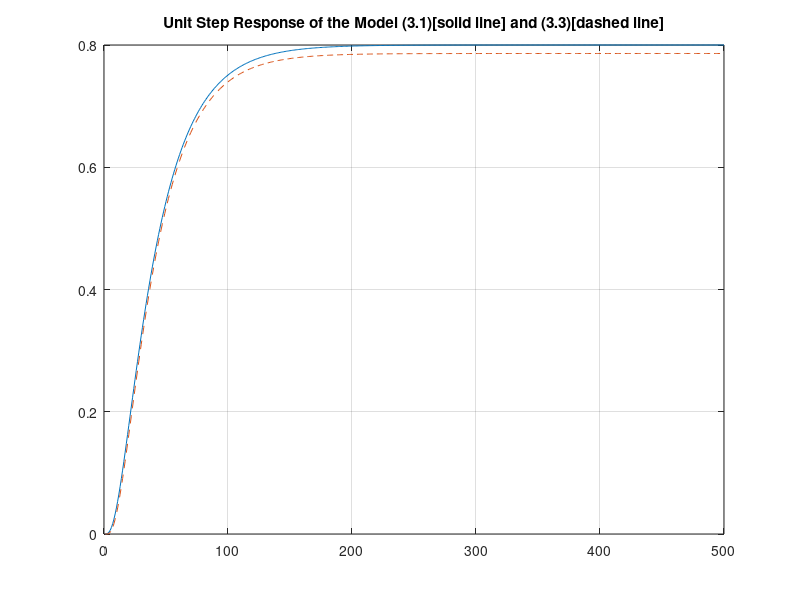

Reproduce this figure in MATLAB.
clc;
clear;
load step_response_31;
load step_response_32b;
load step_response_33;
x31=step_response_31(2,:);
x32b=step_response_32b(2,:);
x33=step_response_33(2,:);
nx31=length(x31);
nx32b=length(x32b);
nx33=length(x33);
nx=min([nx31,nx32b,nx33])-1;
plot(1:nx,x31(1:nx),1:nx,x32b(1:nx),'--'),
title('Unit Step Response of the Model (3.1)[solid line] and (3.2b)[dashed line]'), 
grid,
pause,
plot(1:nx,x31(1:nx),1:nx,x33(1:nx),'--'),
title('Unit Step Response of the Model (3.1)[solid line] and (3.3)[dashed line]'), 
grid,
pause,
close,

